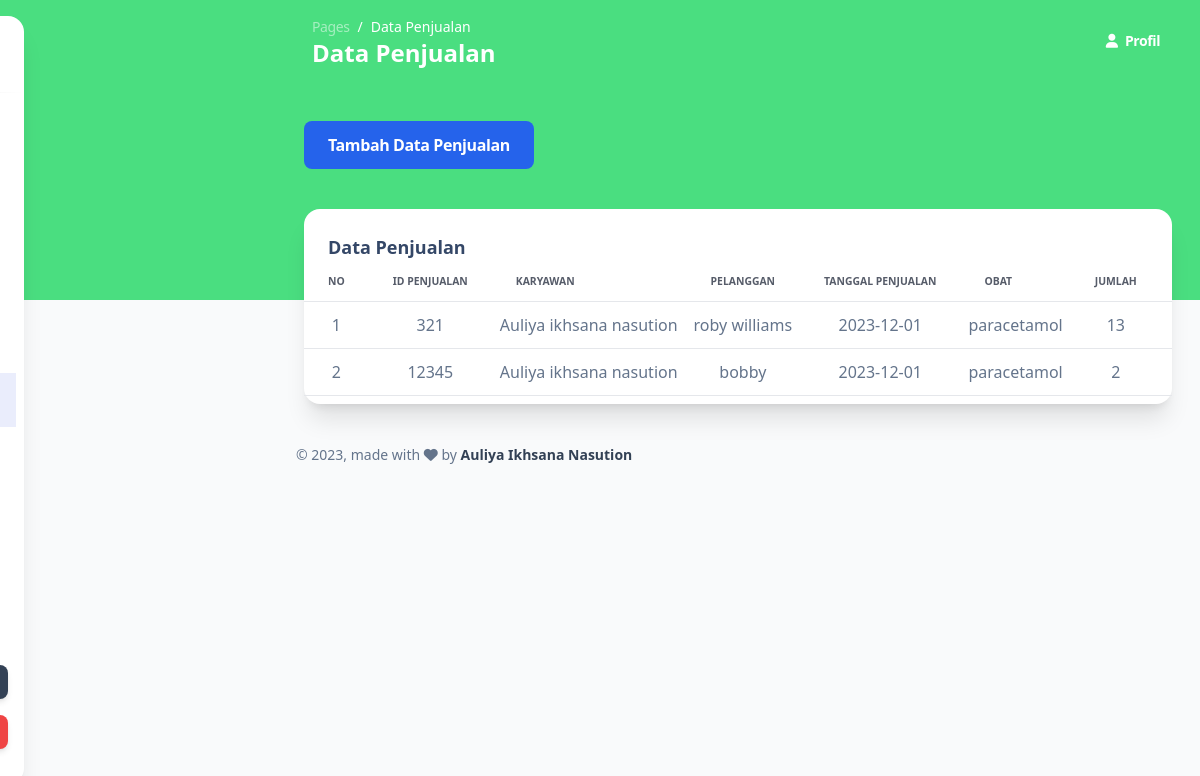
/build/pages/datapenjualan.php (signed in), run on the app's committed database.
### tables this page shows
CREATE TABLE `penjualan` (
  `id_penjualan` char(10) NOT NULL DEFAULT '',
  `id_pelanggan` char(10) DEFAULT NULL,
  `id_karyawan` char(10) DEFAULT NULL,
  `total_bayar` int(11) DEFAULT NULL,
  `tanggal_penjualan` date DEFAULT NULL
);

CREATE TABLE `karyawan` (
  `id_karyawan` char(10) NOT NULL DEFAULT '',
  `nama_karyawan` varchar(255) DEFAULT NULL,
  `alamat` varchar(100) DEFAULT NULL,
  `no_telepon` varchar(20) DEFAULT NULL
);

CREATE TABLE `pelanggan` (
  `id_pelanggan` char(10) NOT NULL DEFAULT 'APTK',
  `nama_pelanggan` varchar(255) DEFAULT NULL,
  `alamat` varchar(255) DEFAULT NULL,
  `jenis_kelamin` enum('laki-laki','perempuan') DEFAULT NULL,
  `pekerjaan` varchar(50) DEFAULT NULL,
  `usia` int(3) DEFAULT NULL
);

CREATE TABLE `obat` (
  `id_obat` int(11) NOT NULL,
  `nama_obat` varchar(255) DEFAULT NULL,
  `jenis` varchar(255) DEFAULT NULL,
  `harga` int(11) DEFAULT NULL,
  `stok` int(11) DEFAULT NULL,
  `id_supplier` char(10) DEFAULT NULL
);

CREATE TABLE `detail_penjualan` (
  `id_detail_penjualan` int(11) NOT NULL,
  `id_penjualan` char(10) DEFAULT NULL,
  `id_obat` int(11) DEFAULT NULL,
  `jumlah` int(11) DEFAULT NULL,
  `harga` int(20) DEFAULT NULL
);

### build/pages/datapenjualan.php (the view, shortened to what this page needs)
<!DOCTYPE html>
<html>
<head>
  <link href="../assets/css/nucleo-icons.css" rel="stylesheet" />
  <link href="../assets/css/nucleo-svg.css" rel="stylesheet" />
  <link href="../assets/css/argon-dashboard-tailwind.css?v=1.0.1" rel="stylesheet" />
  <script src="https://cdn.tailwindcss.com"></script>
</head>
<body class="m-0 font-sans text-base antialiased font-normal dark:bg-slate-900 leading-default bg-gray-50 text-slate-500">
  <div class="absolute w-full bg-green-400 dark:hidden min-h-75"></div>
  <aside class="fixed inset-y-0 flex-wrap items-center justify-between block w-full p-0 my-4 overflow-y-auto antialiased transition-transform duration-200 -translate-x-full bg-white border-0 shadow-xl dark:shadow-none dark:bg-slate-850 max-w-64 ease-nav-brand z-990 xl:ml-6 rounded-2xl xl:left-0 xl:translate-x-0" aria-expanded="false">
    <div class="h-19">
      <a class="block px-8 py-6 m-0 text-sm whitespace-nowrap dark:text-white text-slate-700" href="datapenjualan.php" target="_blank">
      </a>
    </div>
    <hr class="h-px mt-0 bg-transparent bg-gradient-to-r from-transparent via-black/40 to-transparent dark:bg-gradient-to-r dark:from-transparent dark:via-white dark:to-transparent" />
    <div class="items-center block w-auto max-h-screen overflow-auto h-sidenav grow basis-full">
      <ul class="flex flex-col pl-0 mb-0">
        <li class="mt-0.5 w-full">
          <a class="py-2.7  dark:text-white dark:opacity-80 text-sm ease-nav-brand my-0 mx-2 flex items-center whitespace-nowrap rounded-lg px-4 font-semibold text-slate-700 transition-colors" href="dashboard.php">
          </a>
        </li>
        <li class="mt-0.5 w-full">
          <a class=" dark:text-white dark:opacity-80 py-2.7 text-sm ease-nav-brand my-0 mx-2 flex items-center whitespace-nowrap px-4 transition-colors" href="datapelanggan.php">
          </a>
        </li>
        <li class="mt-0.5 w-full">
          <a class=" dark:text-white dark:opacity-80 py-2.7 text-sm ease-nav-brand my-0 mx-2 flex items-center whitespace-nowrap px-4 transition-colors" href="datakaryawan.php">
          </a>
        </li>
        <li class="mt-0.5 w-full">
          <a class=" dark:text-white dark:opacity-80 py-2.7 text-sm ease-nav-brand my-0 mx-2 flex items-center whitespace-nowrap px-4 transition-colors" href="dataobat.php">
          </a>
        </li>
        <li class="mt-0.5 w-full">
          <a class=" dark:text-white dark:opacity-80 py-2.7 text-sm ease-nav-brand my-0 mx-2 flex items-center whitespace-nowrap px-4 transition-colors" href="datasupplier.php">
          </a>
        </li>
        <li class="mt-0.5 w-full">
          <a class="bg-blue-500/13 dark:text-white dark:opacity-80 py-2.7 text-sm ease-nav-brand my-0 mx-2 flex items-center whitespace-nowrap px-4 transition-colors" href="datapenjualan.php">
          </a>
        </li>
        <li class="mt-0.5 w-full">
          <a class=" dark:text-white dark:opacity-80 py-2.7 text-sm ease-nav-brand my-0 mx-2 flex items-center whitespace-nowrap px-4 transition-colors" href="datapembelian.php">
          </a>
        </li>
      </ul>
    </div>
    <div class="mx-4">
      <div class="relative flex flex-col min-w-0 break-words bg-transparent border-0 shadow-none rounded-2xl bg-clip-border" sidenav-card>
        <div class="flex-auto w-full p-4 pt-0 text-center">
        </div>
      </div>
      <a href="" target="_blank" class="inline-block w-full px-8 py-2 mb-4 text-xs font-bold leading-normal text-center text-white capitalize transition-all ease-in rounded-lg shadow-md bg-slate-700 bg-150 hover:shadow-xs hover:-translate-y-px">Instagram</a>
      <a class="inline-block w-full px-8 py-2 text-xs font-bold leading-normal text-center text-white align-middle transition-all ease-in bg-red-500 border-0 rounded-lg shadow-md select-none bg-150 bg-x-25 hover:shadow-xs hover:-translate-y-px" href="logout.php">LOG OUT</a>
    </div>
  </aside>
  <main class="relative h-full max-h-screen transition-all duration-200 ease-in-out xl:ml-68 rounded-xl">
    <nav class="relative flex flex-wrap items-center justify-between px-0 py-2 mx-6 transition-all ease-in shadow-none duration-250 rounded-2xl lg:flex-nowrap lg:justify-start" navbar-main navbar-scroll="false">
      <div class="flex items-center justify-between w-full px-4 py-1 mx-auto flex-wrap-inherit">
        <nav>
          <ol class="flex flex-wrap pt-1 mr-12 bg-transparent rounded-lg sm:mr-16">
            <li class="text-sm leading-normal">
              <a class="text-white opacity-50" href="javascript:;">Pages</a>
            </li>
            <li class="text-sm pl-2 capitalize leading-normal text-white before:float-left before:pr-2 before:text-white before:content-['/']" aria-current="page">Data Penjualan</li>
          </ol>
          <h6 class="mb-0 font-bold text-white capitalize text-2xl">Data Penjualan</h6>
        </nav>
        <div class="flex items-center mt-2 grow sm:mt-0 sm:mr-6 md:mr-0 lg:flex lg:basis-auto">
          <ul class="flex flex-row justify-end pl-0 mb-0 list-none md-max:w-full">
            <li class="flex items-center">
              <a href="sign-in.html" class="block px-0 py-2 text-sm font-semibold text-white transition-all ease-nav-brand">
                <i class="fa fa-user sm:mr-1"></i>
                <span class="hidden sm:inline">Profil</span>
              </a>
            </li>
          </ul>
        </div>
      </div>
    </nav>
    <div class="mb-10 mt-10 w-fit">
      <a href="function/tambahdatapenjualan.php" class="block ms-8 mt-6 py-3 px-6 rounded-lg bg-blue-600 text-white hover:bg-slate-400 hover:scale-110 font-bold ">Tambah Data Penjualan</a>
    </div>
    <div class="flex flex-wrap -mx-3 ms-5 mt-4 me-4">
      <div class="flex-none w-full max-w-full px-3">
        <div class="relative flex flex-col min-w-0 mb-6 break-words bg-white border-0 border-transparent border-solid shadow-xl dark:bg-slate-850 dark:shadow-dark-xl rounded-2xl bg-clip-border">
          <div class="p-6 pb-0 mb-0 border-b-0 border-b-solid rounded-t-2xl border-b-transparent">
            <h6 class="dark:text-white font-semibold text-lg">Data Penjualan</h6>
          </div>
          <div class="flex-auto px-0 pt-0 pb-2 ">
            <div class="p-0 overflow-x-auto">
              <table class="items-center w-full mb-0 align-top border-collapse dark:border-white/40 text-slate-500">
                <thead class="align-bottom">
                  <tr>
                    <th class="px-6 py-3 font-bold text-left uppercase align-middle bg-transparent border-b  #FFFFFFborder-collapse shadow-none dark:border-white/40 dark:text-white text-xxs border-b-solid tracking-none whitespace-nowrap text-slate-900 opacity-70 w-[5%]">No</th>
                    <th class="px-6 py-3 font-bold text-left uppercase align-middle bg-transparent border-b border-collapse shadow-none dark:border-white/40 dark:text-white text-xxs border-b-solid tracking-none whitespace-nowrap text-slate-900 opacity-70">ID Penjualan</th>
                    <th class="px-6 py-3 font-bold text-left uppercase align-middle bg-transparent border-b border-collapse shadow-none dark:border-white/40 dark:text-white text-xxs border-b-solid tracking-none whitespace-nowrap text-slate-900 opacity-70">Karyawan</th>
                    <th class="px-6 py-3 font-bold text-center uppercase align-middle bg-transparent border-b border-collapse shadow-none dark:border-white/40 dark:text-white text-xxs border-b-solid tracking-none whitespace-nowrap text-slate-900 opacity-70">Pelanggan</th>
                    <th class="px-6 py-3 font-bold text-center uppercase align-middle bg-transparent border-b border-collapse shadow-none dark:border-white/40 dark:text-white text-xxs border-b-solid tracking-none whitespace-nowrap text-slate-900 opacity-70">Tanggal Penjualan</th>
                    <th class="px-6 py-3 font-bold text-left uppercase align-middle bg-transparent border-b border-collapse shadow-none dark:border-white/40 dark:text-white text-xxs border-b-solid tracking-none whitespace-nowrap text-slate-900 opacity-70">Obat</th>
                    <th class="px-6 py-3 font-bold text-left uppercase align-middle bg-transparent border-b border-collapse shadow-none dark:border-white/40 dark:text-white text-xxs border-b-solid tracking-none whitespace-nowrap text-slate-900 opacity-70">Jumlah</th>
                    <th class="px-6 py-3 font-bold text-left uppercase align-middle bg-transparent border-b border-collapse shadow-none dark:border-white/40 dark:text-white text-xxs border-b-solid tracking-none whitespace-nowrap text-slate-900 opacity-70">Harga</th>
                  </tr>
                </thead>
                <tbody class="align-center">
                  <?php
                  include "function/koneksi.php";
                  $data = mysqli_query($conn, "SELECT penjualan.id_penjualan, penjualan.tanggal_penjualan, karyawan.nama_karyawan, pelanggan.nama_pelanggan, obat.nama_obat,obat.id_obat, detail_penjualan.jumlah, detail_penjualan.harga, detail_penjualan.id_detail_penjualan
                    FROM penjualan, detail_penjualan, karyawan, pelanggan, obat
                                WHERE penjualan.id_penjualan = detail_penjualan.id_penjualan AND
                                detail_penjualan.id_obat = obat.id_obat AND
                                penjualan.id_karyawan = karyawan.id_karyawan AND
                                penjualan.id_pelanggan = pelanggan.id_pelanggan
                                ORDER BY penjualan.tanggal_penjualan");
                  $num = 1;
                  while ($row = mysqli_fetch_array($data)) {
                  ?>
                    <tr>
                      <td class="p-2 align-middle bg-transparent border-b dark:border-white/40 whitespace-nowrap shadow-transparent text-center w-[5%]"><?php echo $num++ ?>
                      </td>
                      <td class="p-2 align-middle bg-transparent border-b dark:border-white/40 whitespace-nowrap shadow-transparent text-center"><?php echo $row['id_penjualan'] ?>
                      </td>
                      <td class="p-2 align-middle bg-transparent border-b dark:border-white/40 whitespace-nowrap shadow-transparent text-center"><?php echo $row['nama_karyawan'] ?>
                      </td>
                      <td class="p-2 align-middle bg-transparent border-b dark:border-white/40 whitespace-nowrap shadow-transparent text-center"><?php echo $row['nama_pelanggan'] ?>
                      </td>
                      <td class="p-2 align-middle bg-transparent border-b dark:border-white/40 whitespace-nowrap shadow-transparent text-center"><?php echo $row['tanggal_penjualan'] ?>
                      </td>
                      <td class="p-2 align-middle bg-transparent border-b dark:border-white/40 whitespace-nowrap shadow-transparent text-center"><?php echo $row['nama_obat'] ?>
                      </td>
                      <td class="p-2 align-middle bg-transparent border-b dark:border-white/40 whitespace-nowrap shadow-transparent text-center"><?php echo $row['jumlah'] ?>
                      </td>
                      <td class="p-2 align-middle bg-transparent border-b dark:border-white/40 whitespace-nowrap shadow-transparent text-center"><?php echo $row['harga'] ?>
                      </td>
                    <?php
                  }
                    ?>
                    </tr>
                </tbody>
              </table>
            </div>
          </div>
        </div>
      </div>
    </div>
    <footer class="pt-4">
      <div class="w-full px-6 mx-auto">
        <div class="flex flex-wrap items-center -mx-3 lg:justify-between">
          <div class="w-full max-w-full px-3 mt-0 mb-6 shrink-0 lg:mb-0 lg:w-1/2 lg:flex-none">
            <div class="text-sm leading-normal text-center text-slate-500 lg:text-left">
              ©
              made with <i class="fa fa-heart"></i> by
              <span class="font-semibold text-slate-700 dark:text-white">Auliya Ikhsana Nasution</span>
            </div>
          </div>
        </div>
      </div>
    </footer>
</body>
<script src="./assets/js/argon-dashboard-tailwind.js?v=1.0.1" async></script>
</html>

### data on the page
penjualan: id_penjualan "321", id_karyawan.nama_karyawan "Auliya ikhsana nasution", id_pelanggan.nama_pelanggan "roby williams", tanggal_penjualan "2023-12-01", obat.nama_obat "paracetamol", detail_penjualan.jumlah "13"
penjualan: id_penjualan "12345", id_karyawan.nama_karyawan "Auliya ikhsana nasution", id_pelanggan.nama_pelanggan "bobby", tanggal_penjualan "2023-12-01", obat.nama_obat "paracetamol", detail_penjualan.jumlah "2"
